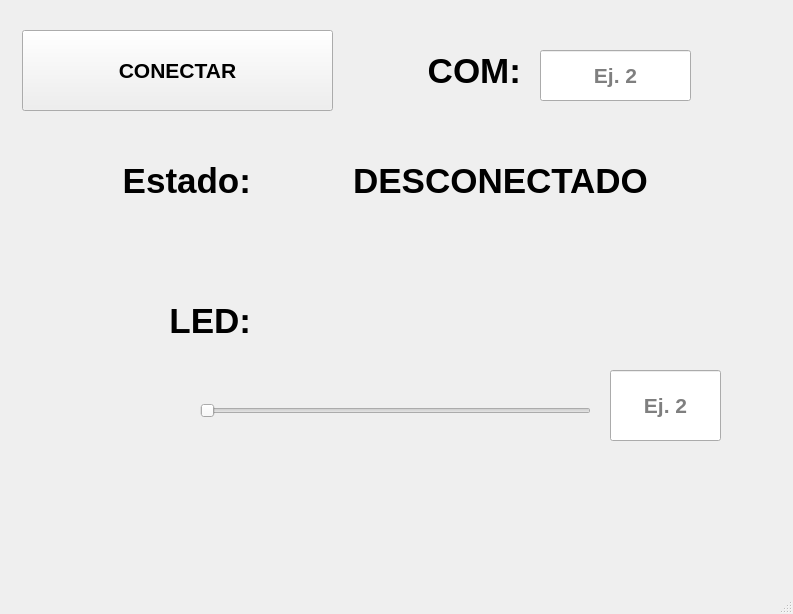
<?xml version="1.0" encoding="UTF-8"?>
<ui version="4.0">
 <class>MainWindow</class>
 <widget class="QMainWindow" name="MainWindow">
  <property name="geometry">
   <rect>
    <x>0</x>
    <y>0</y>
    <width>793</width>
    <height>614</height>
   </rect>
  </property>
  <property name="windowTitle">
   <string>MainWindow</string>
  </property>
  <widget class="QWidget" name="centralwidget">
   <widget class="QPushButton" name="btn_conexion">
    <property name="geometry">
     <rect>
      <x>22</x>
      <y>30</y>
      <width>311</width>
      <height>81</height>
     </rect>
    </property>
    <property name="font">
     <font>
      <pointsize>16</pointsize>
      <weight>75</weight>
      <bold>true</bold>
     </font>
    </property>
    <property name="text">
     <string>CONECTAR</string>
    </property>
   </widget>
   <widget class="QLabel" name="label">
    <property name="geometry">
     <rect>
      <x>370</x>
      <y>30</y>
      <width>151</width>
      <height>81</height>
     </rect>
    </property>
    <property name="font">
     <font>
      <pointsize>26</pointsize>
      <weight>75</weight>
      <bold>true</bold>
     </font>
    </property>
    <property name="text">
     <string>COM:</string>
    </property>
    <property name="alignment">
     <set>Qt::AlignRight|Qt::AlignTrailing|Qt::AlignVCenter</set>
    </property>
   </widget>
   <widget class="QLineEdit" name="txt_com">
    <property name="geometry">
     <rect>
      <x>540</x>
      <y>50</y>
      <width>151</width>
      <height>51</height>
     </rect>
    </property>
    <property name="font">
     <font>
      <pointsize>16</pointsize>
      <weight>75</weight>
      <bold>true</bold>
     </font>
    </property>
    <property name="toolTip">
     <string>Ingresa el número del COM</string>
    </property>
    <property name="alignment">
     <set>Qt::AlignCenter</set>
    </property>
    <property name="placeholderText">
     <string>Ej. 2</string>
    </property>
   </widget>
   <widget class="QLabel" name="label_2">
    <property name="geometry">
     <rect>
      <x>30</x>
      <y>140</y>
      <width>221</width>
      <height>81</height>
     </rect>
    </property>
    <property name="font">
     <font>
      <pointsize>26</pointsize>
      <weight>75</weight>
      <bold>true</bold>
     </font>
    </property>
    <property name="text">
     <string>Estado:</string>
    </property>
    <property name="alignment">
     <set>Qt::AlignRight|Qt::AlignTrailing|Qt::AlignVCenter</set>
    </property>
   </widget>
   <widget class="QLabel" name="txt_estado">
    <property name="geometry">
     <rect>
      <x>280</x>
      <y>140</y>
      <width>441</width>
      <height>81</height>
     </rect>
    </property>
    <property name="font">
     <font>
      <pointsize>26</pointsize>
      <weight>75</weight>
      <bold>true</bold>
     </font>
    </property>
    <property name="text">
     <string>DESCONECTADO</string>
    </property>
    <property name="alignment">
     <set>Qt::AlignCenter</set>
    </property>
   </widget>
   <widget class="QLabel" name="label_3">
    <property name="geometry">
     <rect>
      <x>30</x>
      <y>280</y>
      <width>221</width>
      <height>81</height>
     </rect>
    </property>
    <property name="font">
     <font>
      <pointsize>26</pointsize>
      <weight>75</weight>
      <bold>true</bold>
     </font>
    </property>
    <property name="text">
     <string>LED:</string>
    </property>
    <property name="alignment">
     <set>Qt::AlignRight|Qt::AlignTrailing|Qt::AlignVCenter</set>
    </property>
   </widget>
   <widget class="QSlider" name="valorPWM">
    <property name="geometry">
     <rect>
      <x>200</x>
      <y>380</y>
      <width>391</width>
      <height>61</height>
     </rect>
    </property>
    <property name="orientation">
     <enum>Qt::Horizontal</enum>
    </property>
   </widget>
   <widget class="QLineEdit" name="txt_valorPWM">
    <property name="geometry">
     <rect>
      <x>610</x>
      <y>370</y>
      <width>111</width>
      <height>71</height>
     </rect>
    </property>
    <property name="font">
     <font>
      <pointsize>16</pointsize>
      <weight>75</weight>
      <bold>true</bold>
     </font>
    </property>
    <property name="toolTip">
     <string>Ingresa el número del COM</string>
    </property>
    <property name="alignment">
     <set>Qt::AlignCenter</set>
    </property>
    <property name="placeholderText">
     <string>Ej. 2</string>
    </property>
   </widget>
  </widget>
  <widget class="QMenuBar" name="menubar">
   <property name="geometry">
    <rect>
     <x>0</x>
     <y>0</y>
     <width>793</width>
     <height>26</height>
    </rect>
   </property>
  </widget>
  <widget class="QStatusBar" name="statusbar"/>
 </widget>
 <resources/>
 <connections/>
</ui>
